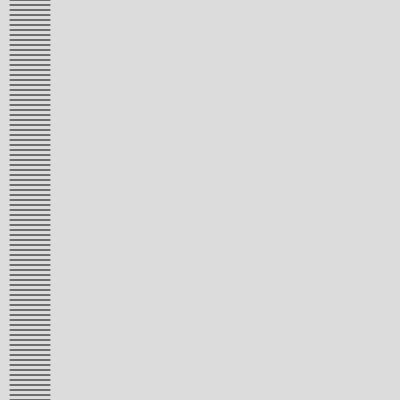
Frame 1 (no input)
Frame 2 (the mouse pressed at the canvas centre, redrawn once): identical to frame 1, image omitted

The p5.js sketch that drew this single still picture (run headless with seeded random() and noise() and a simulated clock; the mouse was pressed at the canvas centre and the sketch redrawn once):

// p5.js sketch
// ── sketch.js
let yoff = 0

function setup() {
  createCanvas(400, 400);
noLoop()
  // console.log()
}

function draw() {
  background(220);
  for (y = 0; y < height; y++) {
    line(10,y*5,50,y*5)
  }

}
